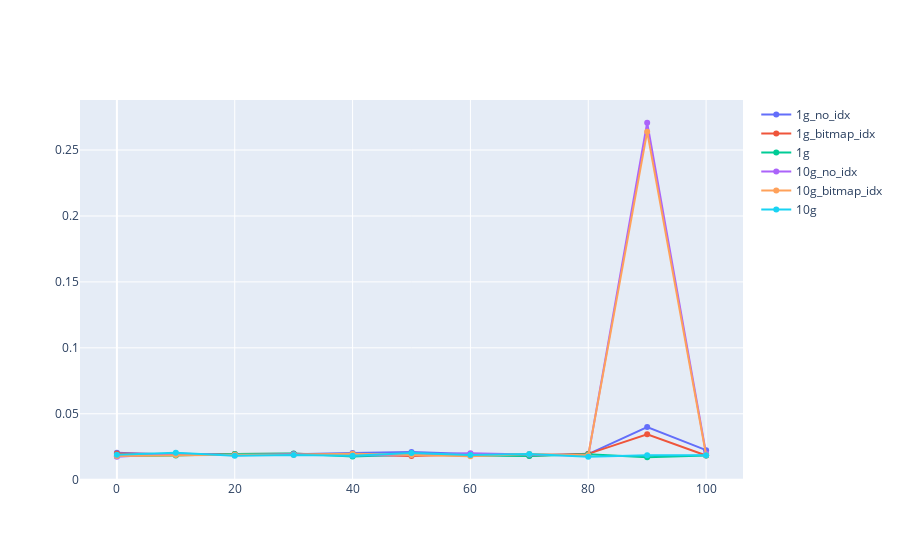

Write notebook code for a chart like this one.
### Code cell
# filter res_df by table name
# split df into multiple dfs by table name
sel_df = res_df[res_df['name'].str.contains('sel')].copy()
sel_df['sel'] = (sel_df['name'].str.rsplit('_', n=1).str[-1]).astype(int)
lg = go.Figure()
tablenames = sel_df['table'].unique()
for table in tablenames:
    df = sel_df[sel_df['table'] == table]
    df = df.sort_values(by=['sel', 'run_name'])
    times: pd.DataFrame = df.groupby('sel', as_index=False)['time'].min()
    # only keep multiples of 20
    # times = times.loc[times['sel'] % 20 == 0]
    print(df, times)
    lg.add_trace(go.Line(x=times['sel'], y=times['time'], name=table.removeprefix('tpch_lineitem_')))
    # break
    # # fig = px.line(df, x='size', y='time', title=f'{table} - Time vs Size')
    # # fig.show()
lg.show()

# for each df, plot the results
# save the results

### Figure 1 — Plotly figure (JSON) as saved in the notebook; plotly's stock layout.template omitted (floating-point values rounded to 4 significant figures)
{"data": [{"name": "1g_no_idx", "type": "scatter", "x": [0, 10, 20, 30, 40, 50, 60, 70, 80, 90, 100], "y": [0.02051, 0.0189, 0.01912, 0.01937, 0.02023, 0.02105, 0.01951, 0.01857, 0.01944, 0.03995, 0.02242]}, {"name": "1g_bitmap_idx", "type": "scatter", "x": [0, 10, 20, 30, 40, 50, 60, 70, 80, 90, 100], "y": [0.01993, 0.01932, 0.01955, 0.01963, 0.01887, 0.01802, 0.01927, 0.01822, 0.0196, 0.03447, 0.01832]}, {"name": "1g", "type": "scatter", "x": [0, 10, 20, 30, 40, 50, 60, 70, 80, 90, 100], "y": [0.01804, 0.01839, 0.01948, 0.01993, 0.01759, 0.01914, 0.01827, 0.01804, 0.01922, 0.01702, 0.01834]}, {"name": "10g_no_idx", "type": "scatter", "x": [0, 10, 20, 30, 40, 50, 60, 70, 80, 90, 100], "y": [0.01731, 0.01995, 0.0185, 0.01935, 0.01852, 0.01872, 0.02008, 0.01919, 0.01809, 0.2707, 0.0197]}, {"name": "10g_bitmap_idx", "type": "scatter", "x": [0, 10, 20, 30, 40, 50, 60, 70, 80, 90, 100], "y": [0.01803, 0.01871, 0.01888, 0.01893, 0.01975, 0.01873, 0.0177, 0.01944, 0.01853, 0.2639, 0.01875]}, {"name": "10g", "type": "scatter", "x": [0, 10, 20, 30, 40, 50, 60, 70, 80, 90, 100], "y": [0.01893, 0.0204, 0.01825, 0.01876, 0.01815, 0.02015, 0.01881, 0.01945, 0.01741, 0.01858, 0.01851]}], "layout": {}}
